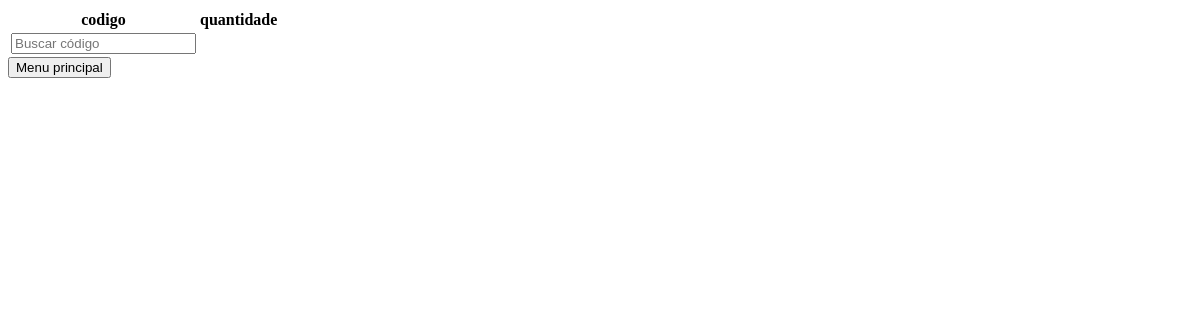
Page /filtro_e on the earlier database version.
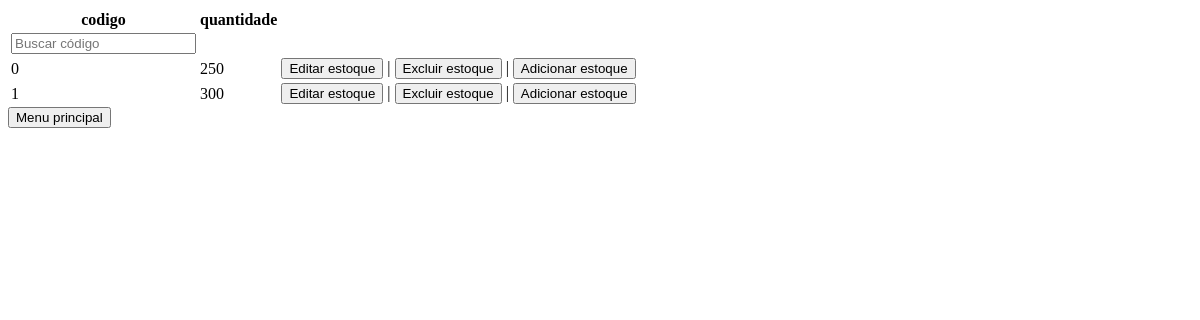
Same page on the later database version.
### app.py (models this page shows, shortened)
class Estoque(db.Model):
    id = db.Column('id', db.Integer, primary_key=True)
    quantidade = db.Column(db.Integer)

### app.py (the view)
@app.route('/filtro_e')
def filter_e():
    estoque = Estoque.query.all()
    return render_template('filtro_e.html', estoque=estoque)

### templates/filtro_e.html (shortened to what this page needs)
<DOCTYPE html>
    <html>
    <head>
    </head>
    <body>
        <div id="filtro">
            <table id="tabela">
                <thead>
                    <tr>
                        <th>codigo</th>
                        <th>quantidade</th>
                    </tr>
                    <tr>
                        <th><input type="text" id="txtColuna1" placeholder="Buscar código"/></th>
                    </tr>
                </thead>
                <tbody>
                    {% for e in estoque %}
                    <tr>
                        <td>{{e.id}}</td>
                        <td>{{e.quantidade}}</td>
                        <td>
                            <a href="/editar_e/{{e.id}}"><button>Editar estoque</button></a> |
                            <a href="/excluir_e/{{e.id}}"><button>Excluir estoque</button></a> |
                            <a href="/adicionar_e"><button>Adicionar estoque</button></a>
                        </td>
                    </tr>
                    {% endfor %}
                </tbody>
            </table>
        </div>
        <div class="botao">
            <a href="/"><button>Menu principal</button></a>
        </div>
    </body>
    </html>

Differences in the rows shown:
added Estoque: id "0", quantidade "250"
added Estoque: id "1", quantidade "300"
